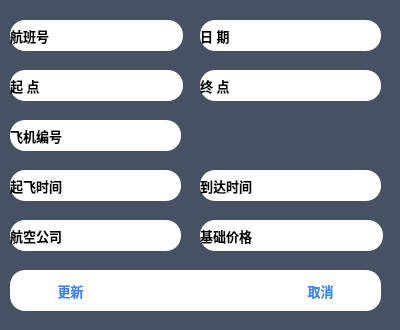
<?xml version="1.0" encoding="UTF-8"?>
<ui version="4.0">
 <class>updateFlightInfo</class>
 <widget class="QDialog" name="updateFlightInfo">
  <property name="geometry">
   <rect>
    <x>0</x>
    <y>0</y>
    <width>400</width>
    <height>330</height>
   </rect>
  </property>
  <property name="windowTitle">
   <string>Dialog</string>
  </property>
  <property name="styleSheet">
   <string notr="true">background-color: rgb(71, 81, 100);</string>
  </property>
  <widget class="QLineEdit" name="lineEdit">
   <property name="enabled">
    <bool>false</bool>
   </property>
   <property name="geometry">
    <rect>
     <x>82</x>
     <y>20</y>
     <width>101</width>
     <height>31</height>
    </rect>
   </property>
   <property name="font">
    <font>
     <pointsize>10</pointsize>
     <weight>75</weight>
     <bold>true</bold>
    </font>
   </property>
   <property name="styleSheet">
    <string notr="true">color:rgb(56, 132, 255);
background-color: rgb(255, 255, 255);
border-top-right-radius:15px;
border-bottom-right-radius:15px;</string>
   </property>
  </widget>
  <widget class="QLineEdit" name="lineEdit_2">
   <property name="enabled">
    <bool>false</bool>
   </property>
   <property name="geometry">
    <rect>
     <x>270</x>
     <y>20</y>
     <width>111</width>
     <height>31</height>
    </rect>
   </property>
   <property name="font">
    <font>
     <pointsize>10</pointsize>
     <weight>75</weight>
     <bold>true</bold>
    </font>
   </property>
   <property name="styleSheet">
    <string notr="true">background-color: rgb(255, 255, 255);
border-top-right-radius:15px;
border-bottom-right-radius:15px;
color:rgb(56, 132, 255);</string>
   </property>
  </widget>
  <widget class="QLineEdit" name="lineEdit_3">
   <property name="enabled">
    <bool>false</bool>
   </property>
   <property name="geometry">
    <rect>
     <x>82</x>
     <y>70</y>
     <width>101</width>
     <height>31</height>
    </rect>
   </property>
   <property name="font">
    <font>
     <pointsize>10</pointsize>
     <weight>75</weight>
     <bold>true</bold>
    </font>
   </property>
   <property name="styleSheet">
    <string notr="true">background-color: rgb(255, 255, 255);
border-top-right-radius:15px;
border-bottom-right-radius:15px;
color:rgb(56, 132, 255);</string>
   </property>
  </widget>
  <widget class="QLineEdit" name="lineEdit_4">
   <property name="enabled">
    <bool>false</bool>
   </property>
   <property name="geometry">
    <rect>
     <x>270</x>
     <y>70</y>
     <width>111</width>
     <height>31</height>
    </rect>
   </property>
   <property name="font">
    <font>
     <pointsize>10</pointsize>
     <weight>75</weight>
     <bold>true</bold>
    </font>
   </property>
   <property name="styleSheet">
    <string notr="true">background-color: rgb(255, 255, 255);
border-top-right-radius:15px;
border-bottom-right-radius:15px;
color:rgb(56, 132, 255);</string>
   </property>
  </widget>
  <widget class="QLineEdit" name="lineEdit_5">
   <property name="enabled">
    <bool>false</bool>
   </property>
   <property name="geometry">
    <rect>
     <x>100</x>
     <y>120</y>
     <width>81</width>
     <height>31</height>
    </rect>
   </property>
   <property name="font">
    <font>
     <pointsize>10</pointsize>
     <weight>75</weight>
     <bold>true</bold>
    </font>
   </property>
   <property name="styleSheet">
    <string notr="true">background-color: rgb(255, 255, 255);
border-top-right-radius:15px;
border-bottom-right-radius:15px;
color:rgb(56, 132, 255);</string>
   </property>
  </widget>
  <widget class="QLineEdit" name="lineEdit_6">
   <property name="geometry">
    <rect>
     <x>90</x>
     <y>170</y>
     <width>91</width>
     <height>31</height>
    </rect>
   </property>
   <property name="font">
    <font>
     <pointsize>10</pointsize>
     <weight>75</weight>
     <bold>true</bold>
    </font>
   </property>
   <property name="styleSheet">
    <string notr="true">background-color: rgb(255, 255, 255);
border-top-right-radius:15px;
border-bottom-right-radius:15px;
color:rgb(56, 132, 255);</string>
   </property>
  </widget>
  <widget class="QLineEdit" name="lineEdit_7">
   <property name="geometry">
    <rect>
     <x>280</x>
     <y>170</y>
     <width>101</width>
     <height>31</height>
    </rect>
   </property>
   <property name="font">
    <font>
     <pointsize>10</pointsize>
     <weight>75</weight>
     <bold>true</bold>
    </font>
   </property>
   <property name="styleSheet">
    <string notr="true">background-color: rgb(255, 255, 255);
border-top-right-radius:15px;
border-bottom-right-radius:15px;
color:rgb(56, 132, 255);</string>
   </property>
  </widget>
  <widget class="QLineEdit" name="lineEdit_8">
   <property name="enabled">
    <bool>false</bool>
   </property>
   <property name="geometry">
    <rect>
     <x>100</x>
     <y>220</y>
     <width>81</width>
     <height>31</height>
    </rect>
   </property>
   <property name="font">
    <font>
     <pointsize>10</pointsize>
     <weight>75</weight>
     <bold>true</bold>
    </font>
   </property>
   <property name="styleSheet">
    <string notr="true">background-color: rgb(255, 255, 255);
border-top-right-radius:15px;
border-bottom-right-radius:15px;
color:rgb(56, 132, 255);</string>
   </property>
  </widget>
  <widget class="QLineEdit" name="lineEdit_9">
   <property name="geometry">
    <rect>
     <x>292</x>
     <y>220</y>
     <width>91</width>
     <height>31</height>
    </rect>
   </property>
   <property name="font">
    <font>
     <pointsize>10</pointsize>
     <weight>75</weight>
     <bold>true</bold>
    </font>
   </property>
   <property name="styleSheet">
    <string notr="true">background-color: rgb(255, 255, 255);
border-top-right-radius:15px;
border-bottom-right-radius:15px;
color:rgb(56, 132, 255);</string>
   </property>
  </widget>
  <widget class="QLabel" name="label">
   <property name="geometry">
    <rect>
     <x>10</x>
     <y>20</y>
     <width>72</width>
     <height>31</height>
    </rect>
   </property>
   <property name="font">
    <font>
     <pointsize>10</pointsize>
     <weight>75</weight>
     <bold>true</bold>
    </font>
   </property>
   <property name="styleSheet">
    <string notr="true">background-color: rgb(255, 255, 255);
border-top-left-radius:15px;
border-bottom-left-radius:15px;</string>
   </property>
   <property name="text">
    <string>航班号</string>
   </property>
  </widget>
  <widget class="QLabel" name="label_2">
   <property name="geometry">
    <rect>
     <x>200</x>
     <y>20</y>
     <width>71</width>
     <height>31</height>
    </rect>
   </property>
   <property name="font">
    <font>
     <pointsize>10</pointsize>
     <weight>75</weight>
     <bold>true</bold>
    </font>
   </property>
   <property name="styleSheet">
    <string notr="true">background-color: rgb(255, 255, 255);
border-top-left-radius:15px;
border-bottom-left-radius:15px;</string>
   </property>
   <property name="text">
    <string>日 期</string>
   </property>
  </widget>
  <widget class="QLabel" name="label_3">
   <property name="geometry">
    <rect>
     <x>10</x>
     <y>70</y>
     <width>72</width>
     <height>31</height>
    </rect>
   </property>
   <property name="font">
    <font>
     <pointsize>10</pointsize>
     <weight>75</weight>
     <bold>true</bold>
    </font>
   </property>
   <property name="styleSheet">
    <string notr="true">background-color: rgb(255, 255, 255);
border-top-left-radius:15px;
border-bottom-left-radius:15px;</string>
   </property>
   <property name="text">
    <string>起 点</string>
   </property>
  </widget>
  <widget class="QLabel" name="label_4">
   <property name="geometry">
    <rect>
     <x>200</x>
     <y>70</y>
     <width>71</width>
     <height>31</height>
    </rect>
   </property>
   <property name="font">
    <font>
     <pointsize>10</pointsize>
     <weight>75</weight>
     <bold>true</bold>
    </font>
   </property>
   <property name="styleSheet">
    <string notr="true">background-color: rgb(255, 255, 255);
border-top-left-radius:15px;
border-bottom-left-radius:15px;</string>
   </property>
   <property name="text">
    <string>终 点</string>
   </property>
  </widget>
  <widget class="QLabel" name="label_5">
   <property name="geometry">
    <rect>
     <x>10</x>
     <y>120</y>
     <width>91</width>
     <height>31</height>
    </rect>
   </property>
   <property name="font">
    <font>
     <pointsize>10</pointsize>
     <weight>75</weight>
     <bold>true</bold>
    </font>
   </property>
   <property name="styleSheet">
    <string notr="true">background-color: rgb(255, 255, 255);
border-top-left-radius:15px;
border-bottom-left-radius:15px;</string>
   </property>
   <property name="text">
    <string>飞机编号</string>
   </property>
  </widget>
  <widget class="QLabel" name="label_6">
   <property name="geometry">
    <rect>
     <x>10</x>
     <y>170</y>
     <width>81</width>
     <height>31</height>
    </rect>
   </property>
   <property name="font">
    <font>
     <pointsize>10</pointsize>
     <weight>75</weight>
     <bold>true</bold>
    </font>
   </property>
   <property name="styleSheet">
    <string notr="true">background-color: rgb(255, 255, 255);
border-top-left-radius:15px;
border-bottom-left-radius:15px;</string>
   </property>
   <property name="text">
    <string>起飞时间</string>
   </property>
  </widget>
  <widget class="QLabel" name="label_7">
   <property name="geometry">
    <rect>
     <x>200</x>
     <y>170</y>
     <width>81</width>
     <height>31</height>
    </rect>
   </property>
   <property name="font">
    <font>
     <pointsize>10</pointsize>
     <weight>75</weight>
     <bold>true</bold>
    </font>
   </property>
   <property name="styleSheet">
    <string notr="true">background-color: rgb(255, 255, 255);
border-top-left-radius:15px;
border-bottom-left-radius:15px;</string>
   </property>
   <property name="text">
    <string>到达时间</string>
   </property>
  </widget>
  <widget class="QLabel" name="label_8">
   <property name="geometry">
    <rect>
     <x>10</x>
     <y>220</y>
     <width>91</width>
     <height>31</height>
    </rect>
   </property>
   <property name="font">
    <font>
     <pointsize>10</pointsize>
     <weight>75</weight>
     <bold>true</bold>
    </font>
   </property>
   <property name="styleSheet">
    <string notr="true">background-color: rgb(255, 255, 255);
border-top-left-radius:15px;
border-bottom-left-radius:15px;</string>
   </property>
   <property name="text">
    <string>航空公司</string>
   </property>
  </widget>
  <widget class="QLabel" name="label_9">
   <property name="geometry">
    <rect>
     <x>200</x>
     <y>220</y>
     <width>92</width>
     <height>31</height>
    </rect>
   </property>
   <property name="font">
    <font>
     <pointsize>10</pointsize>
     <weight>75</weight>
     <bold>true</bold>
    </font>
   </property>
   <property name="styleSheet">
    <string notr="true">background-color: rgb(255, 255, 255);
border-top-left-radius:15px;
border-bottom-left-radius:15px;</string>
   </property>
   <property name="text">
    <string>基础价格</string>
   </property>
  </widget>
  <widget class="QPushButton" name="pushButton">
   <property name="geometry">
    <rect>
     <x>10</x>
     <y>270</y>
     <width>121</width>
     <height>41</height>
    </rect>
   </property>
   <property name="font">
    <font>
     <pointsize>10</pointsize>
     <weight>75</weight>
     <bold>true</bold>
    </font>
   </property>
   <property name="styleSheet">
    <string notr="true">#pushButton:!hover
{
color:rgb(56, 132, 255);
background-color: rgb(255, 255, 255);
border-top-left-radius:15px;
border-bottom-left-radius:15px;
}
#pushButton:hover
{
background-color: rgb(85, 187, 138);
border-top-left-radius:15px;
border-bottom-left-radius:15px;
color: rgb(255, 255, 255);
}</string>
   </property>
   <property name="text">
    <string>更新</string>
   </property>
  </widget>
  <widget class="QPushButton" name="pushButton_2">
   <property name="geometry">
    <rect>
     <x>260</x>
     <y>270</y>
     <width>121</width>
     <height>41</height>
    </rect>
   </property>
   <property name="font">
    <font>
     <pointsize>10</pointsize>
     <weight>75</weight>
     <bold>true</bold>
    </font>
   </property>
   <property name="styleSheet">
    <string notr="true">#pushButton_2:!hover
{
color:rgb(56, 132, 255);
background-color: rgb(255, 255, 255);
border-top-right-radius:15px;
border-bottom-right-radius:15px;
}
#pushButton_2:hover
{
background-color: rgb(85, 187, 138);
border-top-right-radius:15px;
border-bottom-right-radius:15px;
color: rgb(255, 255, 255);
}</string>
   </property>
   <property name="text">
    <string>取消</string>
   </property>
  </widget>
  <widget class="QLabel" name="label_10">
   <property name="geometry">
    <rect>
     <x>130</x>
     <y>270</y>
     <width>131</width>
     <height>41</height>
    </rect>
   </property>
   <property name="styleSheet">
    <string notr="true">background-color: rgb(255, 255, 255);</string>
   </property>
   <property name="text">
    <string/>
   </property>
  </widget>
 </widget>
 <resources/>
 <connections/>
</ui>
